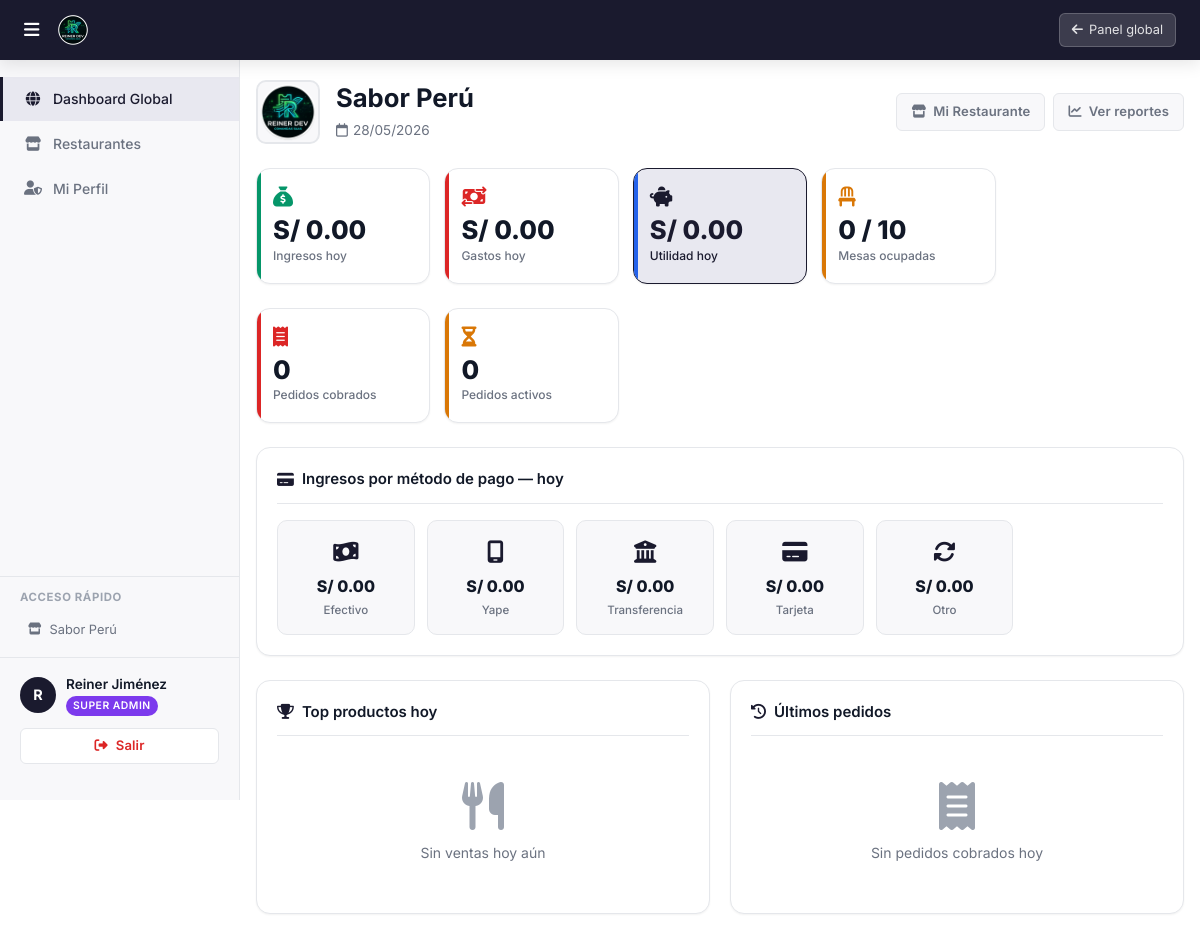
The app's page /roles/admin/dashboard.php?set_rest_id=1 (signed in) with its own data.
### tables this page shows
CREATE TABLE IF NOT EXISTS restaurantes (
    id         INT PRIMARY KEY AUTO_INCREMENT,
    nombre     VARCHAR(100) NOT NULL,
    logo       VARCHAR(255) DEFAULT NULL,
    activo     TINYINT(1)   DEFAULT 1,
    created_at TIMESTAMP    DEFAULT CURRENT_TIMESTAMP
);

CREATE TABLE IF NOT EXISTS facturacion_config (
    id                  INT PRIMARY KEY AUTO_INCREMENT,
    restaurante_id      INT          NOT NULL UNIQUE,
    ruc                 VARCHAR(11)  DEFAULT NULL,
    razon_social        VARCHAR(200) DEFAULT NULL,
    direccion_fiscal    VARCHAR(300) DEFAULT NULL,
    serie_boleta        VARCHAR(4)   DEFAULT 'B001',
    serie_factura       VARCHAR(4)   DEFAULT 'F001',
    correlativo_boleta  INT          DEFAULT 0,
    correlativo_factura INT          DEFAULT 0,
    pie_mensaje         VARCHAR(300) DEFAULT '¡Gracias por su visita!',
    logo                VARCHAR(255) DEFAULT NULL,
    updated_at          TIMESTAMP    DEFAULT CURRENT_TIMESTAMP ON UPDATE CURRENT_TIMESTAMP,
    FOREIGN KEY (restaurante_id) REFERENCES restaurantes(id) ON DELETE CASCADE
);

### roles/admin/dashboard.php (the view, shortened to what the rows shown need)
<?php
$restauranteId = $_SESSION['restaurante_id'];
$db = getDB();
$stRest = $db->prepare("
    SELECT r.nombre,
           fc.logo, fc.nombre_comercial, fc.ruc, fc.direccion_fiscal, fc.telefono
    FROM restaurantes r
    LEFT JOIN facturacion_config fc ON fc.restaurante_id = r.id
    WHERE r.id = ?
");
$stRest->execute([$restauranteId]);
$restaurante = $stRest->fetch();
$nombreMostrar = !empty($restaurante['nombre_comercial'])
    ? $restaurante['nombre_comercial']
    : ($restaurante['nombre'] ?? 'Restaurante');
require_once '../../includes/header.php';
?>
        <div class="page-content">
            <div class="head-dashboard">
                <div class="head-brand">
                    <div class="head-brand-info">
                        <h1><?= htmlspecialchars($nombreMostrar) ?></h1>
                        <div class="head-brand-meta">
                            <span><i class="fa-regular fa-calendar" style="margin-right:5px;"></i> <?= date('d/m/Y') ?></span>
                        </div>
                    </div>
                </div>
            </div>
        </div>
<?php require_once '../../includes/footer.php'; ?>

### includes/sidebar.php (shortened to what the rows shown need)
<?php
$rol = $_SESSION['rol'];
$sidebarRestaurantes = [];
if ($rol === 'superadmin') {
    try {
        $_dbSidebar = getDB();
        $_stSidebar = $_dbSidebar->query("SELECT id, nombre FROM restaurantes WHERE activo = 1 ORDER BY nombre ASC");
        $sidebarRestaurantes = $_stSidebar->fetchAll();
    } catch (Exception $e) {
    }
}
?>
<aside class="sidebar">
    <?php if ($rol === 'superadmin' && !empty($sidebarRestaurantes)): ?>
        <div style="padding: 12px 20px; border-top: 1px solid var(--border); overflow: hidden;">
            <div style="max-height: 180px; overflow-y: auto; display: flex; flex-direction: column; gap: 2px;">
                <?php foreach ($sidebarRestaurantes as $r): ?>
                <a href="<?= BASE_URL ?>/roles/admin/dashboard.php?set_rest_id=<?= $r['id'] ?>"
                   style="display: flex; align-items: center; gap: 8px; font-size: .8rem; padding: 6px 8px; border-radius: var(--radius-sm); color: var(--text-secondary); transition: .15s;"
                   onmouseover="this.style.background='var(--bg)'"
                   onmouseout="this.style.background='transparent'">
                   <i class="fa-solid fa-store" style="font-size: .75rem; flex-shrink: 0;"></i>
                   <span style="overflow: hidden; text-overflow: ellipsis; white-space: nowrap;"><?= htmlspecialchars($r['nombre']) ?></span>
                </a>
                <?php endforeach; ?>
            </div>
        </div>
    <?php endif; ?>
</aside>

### records on screen
restaurantes: nombre "Sabor Perú"
facturacion_config: restaurante.nombre "Sabor Perú"

### other values on screen
$nombreInicial "R"
$_SESSION['nombre'] "Reiner Jiménez"
$rolLabel "SUPER ADMIN"
$ventas['total_dia'] "0.00"
$gastosDia "0.00"
$utilidadDia "0.00"
$mesasOcupadas "0"
$totalMesas "10"
$ventas['pedidos_dia'] "0"
$pedidosActivos "0"
$metodoMap[$key] "0.00"
$label "Efectivo"
$label "Yape"
$label "Transferencia"
$label "Tarjeta"
